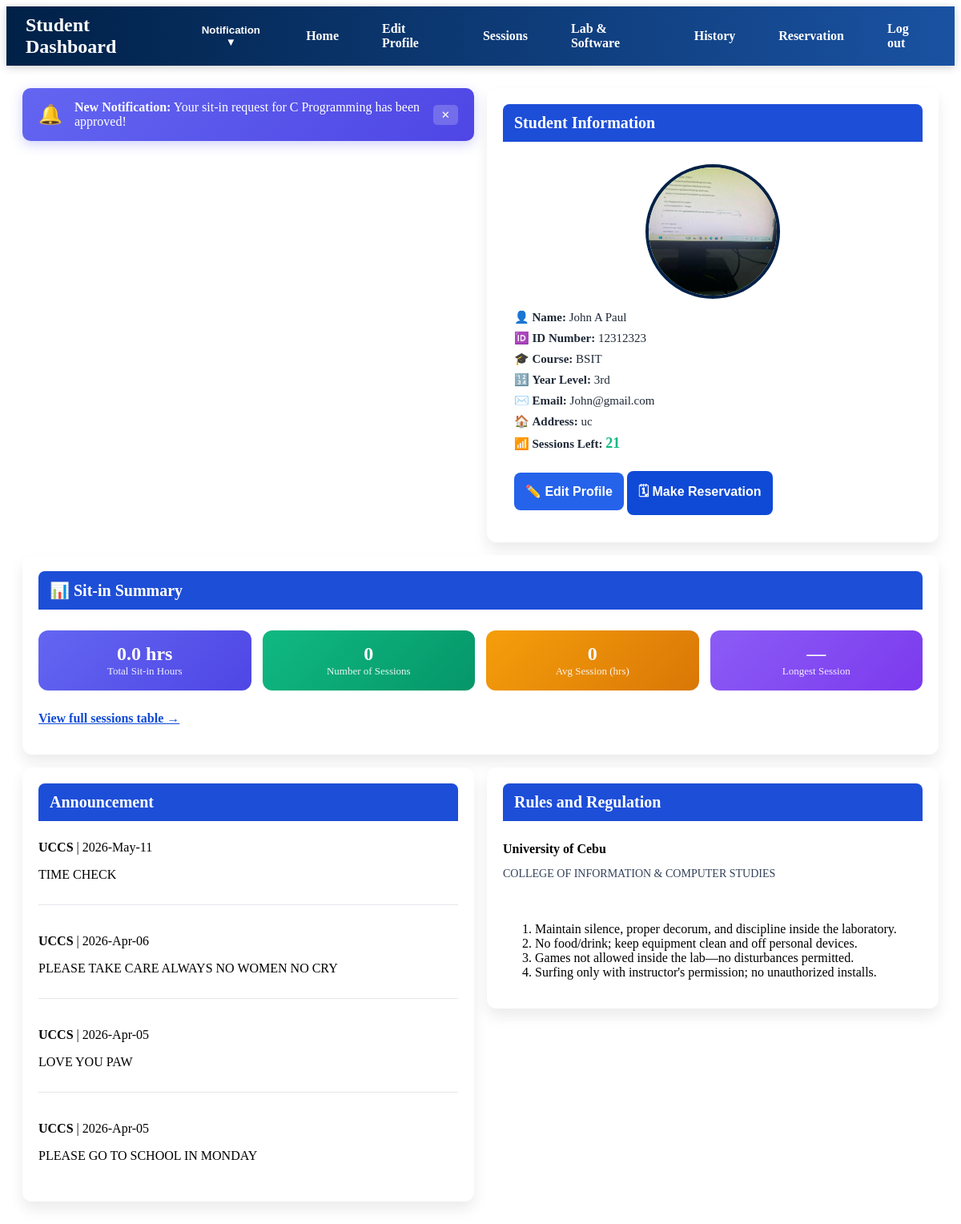
The app's page /profile.php (signed in) with its own data.
### tables this page shows
CREATE TABLE `sitin_reservations` (
  `id` int(11) NOT NULL,
  `id_number` varchar(50) NOT NULL,
  `student_name` varchar(150) NOT NULL,
  `purpose` varchar(255) NOT NULL,
  `lab` varchar(50) NOT NULL,
  `computer_name` varchar(50) DEFAULT NULL,
  `time_in` time NOT NULL,
  `date` date NOT NULL,
  `remaining_sessions` int(11) NOT NULL,
  `created_at` timestamp NOT NULL DEFAULT current_timestamp(),
  `status` enum('pending','approved','rejected','cancelled','completed') DEFAULT 'pending',
  `time_out` timestamp NULL DEFAULT NULL,
  `notified` tinyint(1) DEFAULT 0
);

CREATE TABLE `students` (
  `id` int(11) NOT NULL,
  `id_number` varchar(50) NOT NULL,
  `last_name` varchar(100) NOT NULL,
  `first_name` varchar(100) NOT NULL,
  `middle_name` varchar(100) DEFAULT NULL,
  `course` varchar(100) DEFAULT NULL,
  `year_level` varchar(20) DEFAULT NULL,
  `email` varchar(100) DEFAULT NULL,
  `address` text DEFAULT NULL,
  `password` varchar(255) NOT NULL,
  `created_at` timestamp NOT NULL DEFAULT current_timestamp(),
  `photo` varchar(255) DEFAULT NULL,
  `remaining_sessions` int(11) DEFAULT 30
);

CREATE TABLE `announcements` (
  `id` int(11) NOT NULL,
  `title` varchar(255) NOT NULL,
  `message` text NOT NULL,
  `created_at` timestamp NOT NULL DEFAULT current_timestamp()
);

### includes/app_bootstrap.php (called while the page is built, shortened)
<?php
function app_get_setting(mysqli $conn, $key, $default = '') {
    $stmt = $conn->prepare('SELECT setting_value FROM system_settings WHERE setting_key = ? LIMIT 1');
    $stmt->bind_param('s', $key);
    $stmt->execute();
    $row = $stmt->get_result()->fetch_assoc();
    return ($row && $row['setting_value'] !== null && $row['setting_value'] !== '') ? $row['setting_value'] : $default;
}
function app_reservations_enabled(mysqli $conn) {
    return app_get_setting($conn, 'reservation_enabled', '1') === '1';
}
function app_format_hours_decimal($minutes) {
    return number_format(max(0, (int)$minutes) / 60, 1) . ' hrs';
}
function app_valid_timestamp($value) {
    if (empty($value)) {
        return false;
    }
    $ts = strtotime($value);
    return $ts !== false && $ts > 0 && date('Y', $ts) > 1970;
}
function app_session_duration_minutes($timeIn, $timeOut) {
    if (!app_valid_timestamp($timeIn) || !app_valid_timestamp($timeOut)) {
        return 0;
    }
    $start = strtotime($timeIn);
    $end = strtotime($timeOut);
    if ($end <= $start) {
        return 0;
    }
    return (int)round(($end - $start) / 60);
}
function app_build_student_summary(mysqli $conn, $idNumber) {
    $summary = [
        'session_count' => 0,
        'total_minutes' => 0,
        'avg_minutes' => 0,
        'longest_minutes' => 0,
    ];
    $stmt = $conn->prepare("SELECT time_in, time_out FROM sitin_history WHERE id_number = ? AND time_out IS NOT NULL");
    $stmt->bind_param('s', $idNumber);
    $stmt->execute();
    $result = $stmt->get_result();
    while ($row = $result->fetch_assoc()) {
        $mins = app_session_duration_minutes($row['time_in'], $row['time_out']);
    }
    return $summary;
}

### profile.php (the view, shortened to what this page needs)
<?php
include "db.php";
require_once __DIR__ . '/includes/app_bootstrap.php';
$id = $_SESSION['id_number'];
$conn->query("CREATE TABLE IF NOT EXISTS sitin_reservations (
    id INT AUTO_INCREMENT PRIMARY KEY,
    id_number VARCHAR(50) NOT NULL,
    student_name VARCHAR(150) NOT NULL,
    purpose VARCHAR(255) NOT NULL,
    lab VARCHAR(50) NOT NULL,
    time_in TIME,
    `date` DATE,
    remaining_sessions INT NOT NULL,
    status ENUM('pending','approved','rejected','cancelled','completed') DEFAULT 'pending',
    time_out TIMESTAMP NULL,
    notified TINYINT(1) DEFAULT 0,
    created_at TIMESTAMP DEFAULT CURRENT_TIMESTAMP
) ENGINE=InnoDB DEFAULT CHARSET=utf8mb4");
$stmt = $conn->prepare("SELECT id_number, first_name, last_name, middle_name, course, year_level, email, address, photo, COALESCE(remaining_sessions, 30) as remaining_sessions FROM students WHERE id_number = ?");
$stmt->bind_param("s", $id);
$stmt->execute();
$result = $stmt->get_result();
$user = $result->fetch_assoc();
$reservationsEnabled = app_reservations_enabled($conn);
$reservations = [];
$reservationQuery = $conn->prepare("SELECT id, id_number, student_name, purpose, lab, time_in, `date`, remaining_sessions, status, created_at, notified FROM sitin_reservations WHERE id_number = ? ORDER BY created_at DESC");
$reservationQuery->bind_param('s', $id);
$reservationQuery->execute();
$reservationResult = $reservationQuery->get_result();
if ($reservationResult) {
    while ($row = $reservationResult->fetch_assoc()) {
        $reservations[] = $row;
    }
}
$hasNewNotifications = false;
$notificationMessage = '';
foreach ($reservations as $res) {
    if (($res['status'] == 'approved' || $res['status'] == 'rejected') && empty($res['notified'])) {
        $hasNewNotifications = true;
        $notificationMessage = $res['status'] == 'approved'
            ? 'Your sit-in request for ' . htmlspecialchars($res['purpose']) . ' has been approved!'
            : 'Your sit-in request for ' . htmlspecialchars($res['purpose']) . ' has been rejected.';
        break;
    }
}
$announcements = $conn->query("SELECT * FROM announcements ORDER BY created_at DESC LIMIT 10");
$sitinSummary = app_build_student_summary($conn, $id);
?>
<!DOCTYPE html>
<html>
<head>
    <link rel="stylesheet" href="css/style.css">
</head>
<body>
<header class="topbar">
    <div class="topbar-left"><h2>Student Dashboard</h2></div>
    <nav class="topbar-nav">
        <div class="dropdown">
            <button class="dropbtn">Notification ▼</button>
        </div>
        <a href="Profile.php">Home</a>
        <a href="#" id="profileButton">Edit Profile</a>
        <a href="#" onclick="openFeature('sessionsModal')">Sessions</a>
        <a href="#" onclick="openFeature('labModal')">Lab &amp; Software</a>
        <a href="#" onclick="openFeature('historyModal')">History</a>
        <?php if ($reservationsEnabled): ?>
        <a href="#" onclick="openFeature('reservationModal')">Reservation</a>
        <?php endif; ?>
        <a href="logout.php" class="logout-btn">Log out</a>
    </nav>
</header>
<main class="dashboard-grid">
    <?php if ($hasNewNotifications): ?>
    <div style="background: linear-gradient(135deg, #6366f1, #4f46e5); color: white; padding: 15px 20px; border-radius: 10px; margin-bottom: 20px; box-shadow: 0 4px 15px rgba(99, 102, 241, 0.3); display: flex; align-items: center; gap: 15px; cursor: pointer;" onclick="openFeature('notificationsModal')">
        <span style="font-size: 24px;">🔔</span>
        <div style="flex: 1;">
            <strong>New Notification:</strong> <?php echo $notificationMessage; ?>
        </div>
        <button onclick="event.stopPropagation(); this.parentElement.remove()" style="background: rgba(255,255,255,0.2); border: none; color: white; padding: 5px 10px; border-radius: 5px; cursor: pointer;">✕</button>
    </div>
    <?php endif; ?>
    <section class="dashboard-card student-info-card">
        <h3>Student Information</h3>
        <div class="dashboard-card-content">
            <?php $hasPhoto = isset($user['photo']) && !empty($user['photo']); ?>
            <div class="profile-avatar-wrapper">
                <img src="<?php echo $hasPhoto ? 'uploads/'.htmlspecialchars($user['photo']) : 'https://via.placeholder.com/160?text=No+Photo'; ?>" alt="Student Photo" class="profile-photo profile-avatar">
            </div>
            <div class="profile-fields">
                <p>👤 <strong>Name:</strong> <?php echo htmlspecialchars(trim($user['first_name'].' '.$user['middle_name'].' '.$user['last_name'])); ?></p>
                <p>🆔 <strong>ID Number:</strong> <?php echo htmlspecialchars($user['id_number']); ?></p>
                <p>🎓 <strong>Course:</strong> <?php echo htmlspecialchars($user['course']); ?></p>
                <p>🔢 <strong>Year Level:</strong> <?php echo htmlspecialchars($user['year_level']); ?></p>
                <p>✉️ <strong>Email:</strong> <?php echo htmlspecialchars($user['email']); ?></p>
                <p>🏠 <strong>Address:</strong> <?php echo htmlspecialchars($user['address']); ?></p>
               <p>📶 <strong>Sessions Left:</strong> <span style="color:#10b981; font-weight:bold; font-size:18px;"><?php echo $user['remaining_sessions']; ?></span></p>
            </div>
            <button class="save-btn" onclick="openModal()">✏️ Edit Profile</button>
            <?php if ($reservationsEnabled && (int)$user['remaining_sessions'] > 0): ?>
            <button class="save-btn" style="margin-top: 10px; background: #0f4ad6;" onclick="openFeature('reservationModal')">🗓 Make Reservation</button>
            <?php elseif (!$reservationsEnabled): ?>
            <p style="margin-top:12px;color:#b45309;font-weight:600;">Reservations are currently disabled.</p>
            <?php endif; ?>
        </div>
    </section>
    <section class="dashboard-card" style="grid-column: 1 / -1;">
        <h3>📊 Sit-in Summary</h3>
        <div style="display:grid; grid-template-columns:repeat(auto-fit,minmax(140px,1fr)); gap:14px; margin-top:12px;">
            <div style="background:linear-gradient(135deg,#6366f1,#4f46e5);color:#fff;padding:16px;border-radius:12px;text-align:center;">
                <div style="font-size:24px;font-weight:700;"><?php echo app_format_hours_decimal($sitinSummary['total_minutes']); ?></div>
                <div style="font-size:13px;opacity:.9;">Total Sit-in Hours</div>
            </div>
            <div style="background:linear-gradient(135deg,#10b981,#059669);color:#fff;padding:16px;border-radius:12px;text-align:center;">
                <div style="font-size:24px;font-weight:700;"><?php echo (int)$sitinSummary['session_count']; ?></div>
                <div style="font-size:13px;opacity:.9;">Number of Sessions</div>
            </div>
            <div style="background:linear-gradient(135deg,#f59e0b,#d97706);color:#fff;padding:16px;border-radius:12px;text-align:center;">
                <div style="font-size:24px;font-weight:700;"><?php echo $sitinSummary['session_count'] > 0 ? number_format($sitinSummary['avg_minutes'] / 60, 1) : '0'; ?></div>
                <div style="font-size:13px;opacity:.9;">Avg Session (hrs)</div>
            </div>
            <div style="background:linear-gradient(135deg,#8b5cf6,#7c3aed);color:#fff;padding:16px;border-radius:12px;text-align:center;">
                <div style="font-size:24px;font-weight:700;"><?php echo $sitinSummary['longest_minutes'] > 0 ? app_format_duration_minutes($sitinSummary['longest_minutes']) : '—'; ?></div>
                <div style="font-size:13px;opacity:.9;">Longest Session</div>
            </div>
        </div>
        <p style="margin-top:12px;"><a href="#" onclick="openFeature('sessionsModal'); return false;" style="color:#0f4ad6;font-weight:600;">View full sessions table →</a></p>
    </section>
    <section class="dashboard-card announcement-card">
        <h3>Announcement</h3>
        <?php if ($announcements && $announcements->num_rows > 0): ?>
            <?php while ($a = $announcements->fetch_assoc()): ?>
                <div class="timeline-item">
                    <div><strong><?php echo htmlspecialchars($a['title']); ?></strong> | <?php echo date('Y-M-d', strtotime($a['created_at'])); ?></div>
                    <p><?php echo htmlspecialchars($a['message']); ?></p>
                </div>
            <?php endwhile; ?>
        <?php endif; ?>
    </section>
    <section class="dashboard-card rules-card">
        <h3>Rules and Regulation</h3>
        <div class="rules-title">University of Cebu</div>
        <div class="rules-subtitle">COLLEGE OF INFORMATION & COMPUTER STUDIES</div>
        <div class="rules-scroll">
            <ol>
                <li>Maintain silence, proper decorum, and discipline inside the laboratory.</li>
                <li>No food/drink; keep equipment clean and off personal devices.</li>
                <li>Games not allowed inside the lab—no disturbances permitted.</li>
                <li>Surfing only with instructor's permission; no unauthorized installs.</li>
            </ol>
        </div>
    </section>
</main>
</body>
</html>

### css/style.css (style rules this page uses)
.topbar { display: flex; justify-content: space-between; align-items: center; gap: 12px; padding: 10px 24px; background: linear-gradient(90deg, #002147, #1a52a2); color: #fff; position: sticky; top: 0; z-index: 500; box-shadow: 0 2px 10px rgba(0,0,0,0.2); }
.topbar-left h2 { margin: 0; font-size: 22px; }
.topbar-nav { display: flex; align-items: center; gap: 10px; }
.topbar-nav a, .topbar-nav .dropbtn { background: transparent; color: #fff; text-decoration: none; border: none; padding: 8px 12px; border-radius: 8px; cursor: pointer; font-weight: bold; }
.logout-btn { background: #f59e0b; color: #001f3f; }
.dropdown { position: relative; display: inline-block; }
.topbar h2 { margin: 0; font-size: 24px; }
header nav a { color: white; text-decoration: none; margin-left: 20px; font-weight: bold; }
.profile-photo { border-radius: 50%; border: 4px solid #002147; margin-bottom: 20px; display: block; margin-left: auto; margin-right: auto; width: 160px; height: 160px; max-width: 160px; max-height: 160px; object-fit: cover; }
.student-info-card .profile-photo { width: 160px; height: 160px; max-width: 160px; max-height: 160px; object-fit: cover; }
.save-btn { flex: 1; background: #2563eb; color: white; padding: 14px; border: none; border-radius: 8px; cursor: pointer; font-size: 16px; font-weight: bold; transition: 0.3s; }
.profile-photo { border-radius: 50%; border: 4px solid #002147; margin-bottom: 10px; display: block; margin-left: auto; margin-right: auto; object-fit: cover; }
.profile-avatar-wrapper { text-align: center; margin-bottom: 14px; }
.profile-avatar { width: 110px; height: 110px; max-width: 110px; max-height: 110px; object-fit: cover; border-radius: 50%; border: 4px solid #002147; }
.student-info-card .profile-fields { margin-bottom: 14px; }
.dashboard-grid { display: grid; grid-template-columns: repeat(3, minmax(250px, 1fr)); gap: 18px; padding: 20px; max-width: 1200px; margin: 18px auto; }
.dashboard-card { background: white; border-radius: 12px; padding: 18px; box-shadow: 0 10px 18px rgba(0,0,0,0.08); }
.dashboard-card h3 { margin-top: 0; color: #002147; margin-bottom: 12px; }
.dashboard-card { background: white; border-radius: 12px; padding: 20px; box-shadow: 0 10px 18px rgba(0,0,0,0.08); }
.student-info-card .profile-fields p, .announcement-card .timeline-item, .rules-card .rules-scroll { margin-top: 10px; }
.student-info-card .profile-fields p { margin: 8px 0; font-size: 15px; color: #1f2937; }
.announcement-card .timeline-item { border-bottom: 1px solid #e5e7eb; padding-bottom: 12px; margin-bottom: 12px; }
.announcement-card .timeline-item:last-child { border-bottom: none; margin-bottom: 0; }
.rules-card .rules-title { font-size: 16px; font-weight: bold; margin-top: 12px; }
.rules-card .rules-subtitle { font-size: 14px; color: #32415a; margin-bottom: 12px; }
.rules-card .rules-scroll { max-height: 330px; overflow-y: auto; padding-right: 6px; }
.dashboard-card h3 { margin: 0; color: #fff; background: #1d4ed8; padding: 12px 14px; border-radius: 8px 8px 0 0; margin-bottom: 0; font-size: 20px; }
.dashboard-card { display: flex; flex-direction: column; gap: 14px; }
.dashboard-card-content { padding: 14px; background: #fff; border-radius: 0 0 8px 8px; }
.student-info-card { max-width: none; }
.dashboard-grid { display: grid !important; grid-template-columns: repeat(3, 1fr) !important; grid-auto-rows: minmax(240px, auto); gap: 16px !important; padding: 18px !important; margin: 10px auto !important; max-width: 1400px !important; width: calc(100% - 40px) !important; align-items: start; }
@media (max-width: 1300px) { .dashboard-grid { grid-template-columns: repeat(2, minmax(260px, 1fr)) !important; } }
.logout-btn { background: #dc2626; color: white; border: none; padding: 6px 10px; border-radius: 6px; cursor: pointer; }

### records on screen
sitin_reservations: notificationMessage "Your sit-in request for C Programming has been approved!"
students: photo (picture), first_name+middle_name+last_name "John A Paul", id_number "12312323", course "BSIT", year_level "3rd", email "John@gmail.com", address "uc"
announcements: title "UCCS", created_at "2026-May-11", message "TIME CHECK"
announcements: title "UCCS", created_at "2026-Apr-06", message "PLEASE TAKE CARE ALWAYS NO WOMEN NO CRY"
announcements: title "UCCS", created_at "2026-Apr-05", message "LOVE YOU PAW"
announcements: title "UCCS", created_at "2026-Apr-05", message "PLEASE GO TO SCHOOL IN MONDAY"

### other values on screen
$user['remaining_sessions'] "21"
app_format_hours_decimal($sitinSummary['total_minutes']) "0.0 hrs"
$sitinSummary['session_count'] "0"
